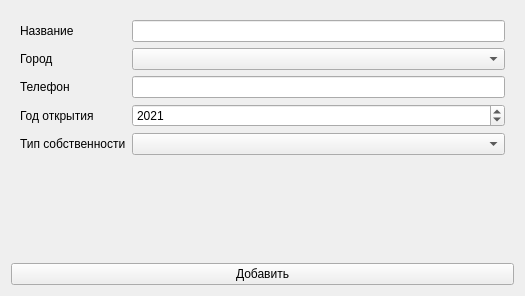
<?xml version="1.0" encoding="UTF-8"?>
<ui version="4.0">
 <class>Form</class>
 <widget class="QWidget" name="Form">
  <property name="geometry">
   <rect>
    <x>0</x>
    <y>0</y>
    <width>525</width>
    <height>296</height>
   </rect>
  </property>
  <property name="windowTitle">
   <string>Form</string>
  </property>
  <layout class="QVBoxLayout" name="verticalLayout">
   <item>
    <widget class="QWidget" name="widget" native="true">
     <layout class="QFormLayout" name="formLayout">
      <item row="0" column="0">
       <widget class="QLabel" name="nB">
        <property name="text">
         <string>Название</string>
        </property>
       </widget>
      </item>
      <item row="0" column="1">
       <widget class="QLineEdit" name="name"/>
      </item>
      <item row="2" column="0">
       <widget class="QLabel" name="cB">
        <property name="text">
         <string>Город</string>
        </property>
       </widget>
      </item>
      <item row="2" column="1">
       <widget class="QComboBox" name="city"/>
      </item>
      <item row="4" column="0">
       <widget class="QLabel" name="phB">
        <property name="text">
         <string>Телефон</string>
        </property>
       </widget>
      </item>
      <item row="4" column="1">
       <widget class="QLineEdit" name="phone"/>
      </item>
      <item row="7" column="1">
       <widget class="QSpinBox" name="year">
        <property name="minimum">
         <number>1</number>
        </property>
        <property name="maximum">
         <number>900000</number>
        </property>
        <property name="value">
         <number>2021</number>
        </property>
       </widget>
      </item>
      <item row="7" column="0">
       <widget class="QLabel" name="yB">
        <property name="text">
         <string>Год открытия</string>
        </property>
       </widget>
      </item>
      <item row="8" column="1">
       <widget class="QComboBox" name="propt"/>
      </item>
      <item row="8" column="0">
       <widget class="QLabel" name="pB">
        <property name="text">
         <string>Тип собственности</string>
        </property>
       </widget>
      </item>
     </layout>
    </widget>
   </item>
   <item>
    <widget class="QPushButton" name="btn">
     <property name="text">
      <string>Добавить</string>
     </property>
    </widget>
   </item>
  </layout>
 </widget>
 <resources/>
 <connections/>
</ui>
